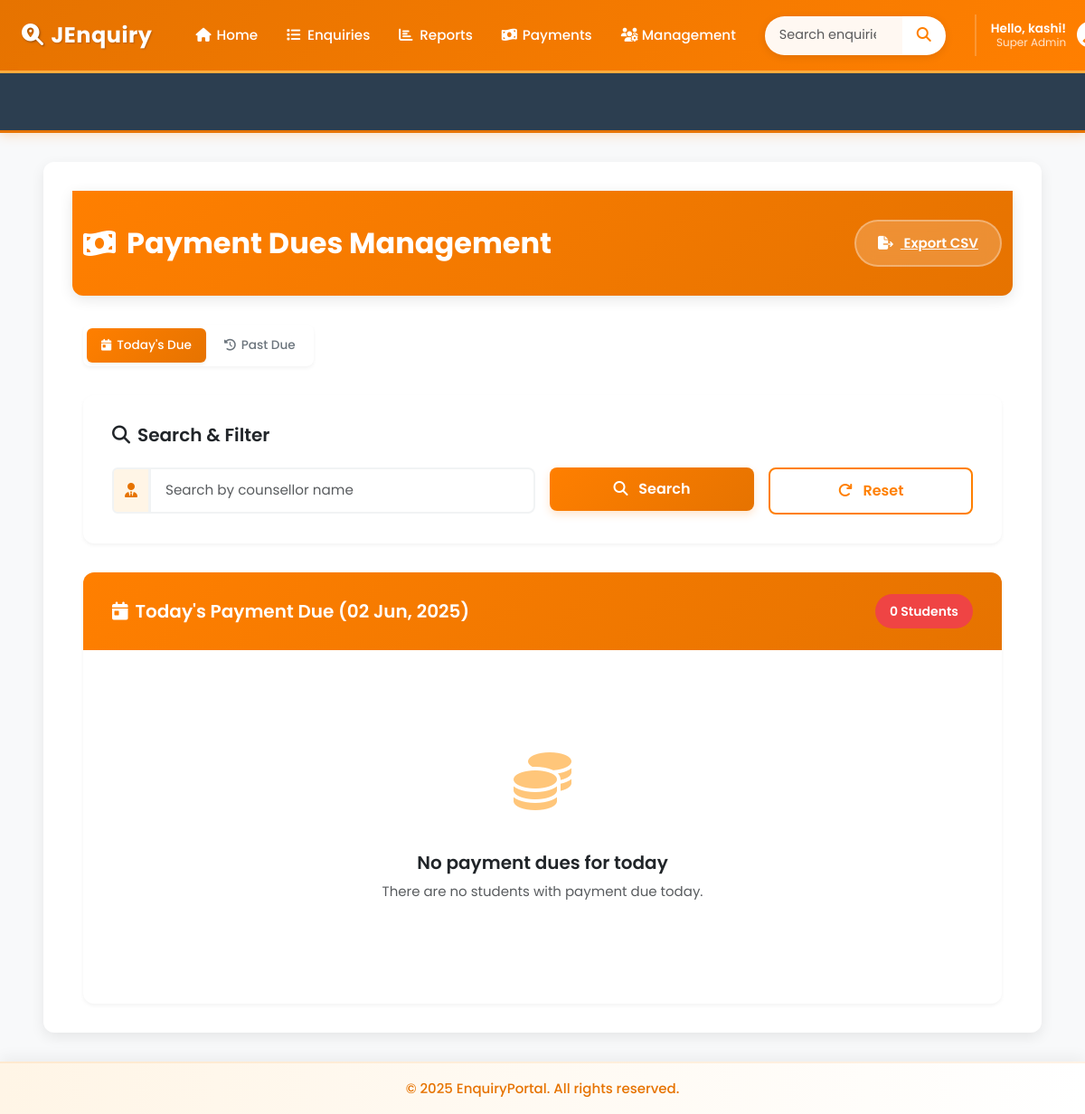
Page /payment-due/today/ (signed in) on the earlier database version.
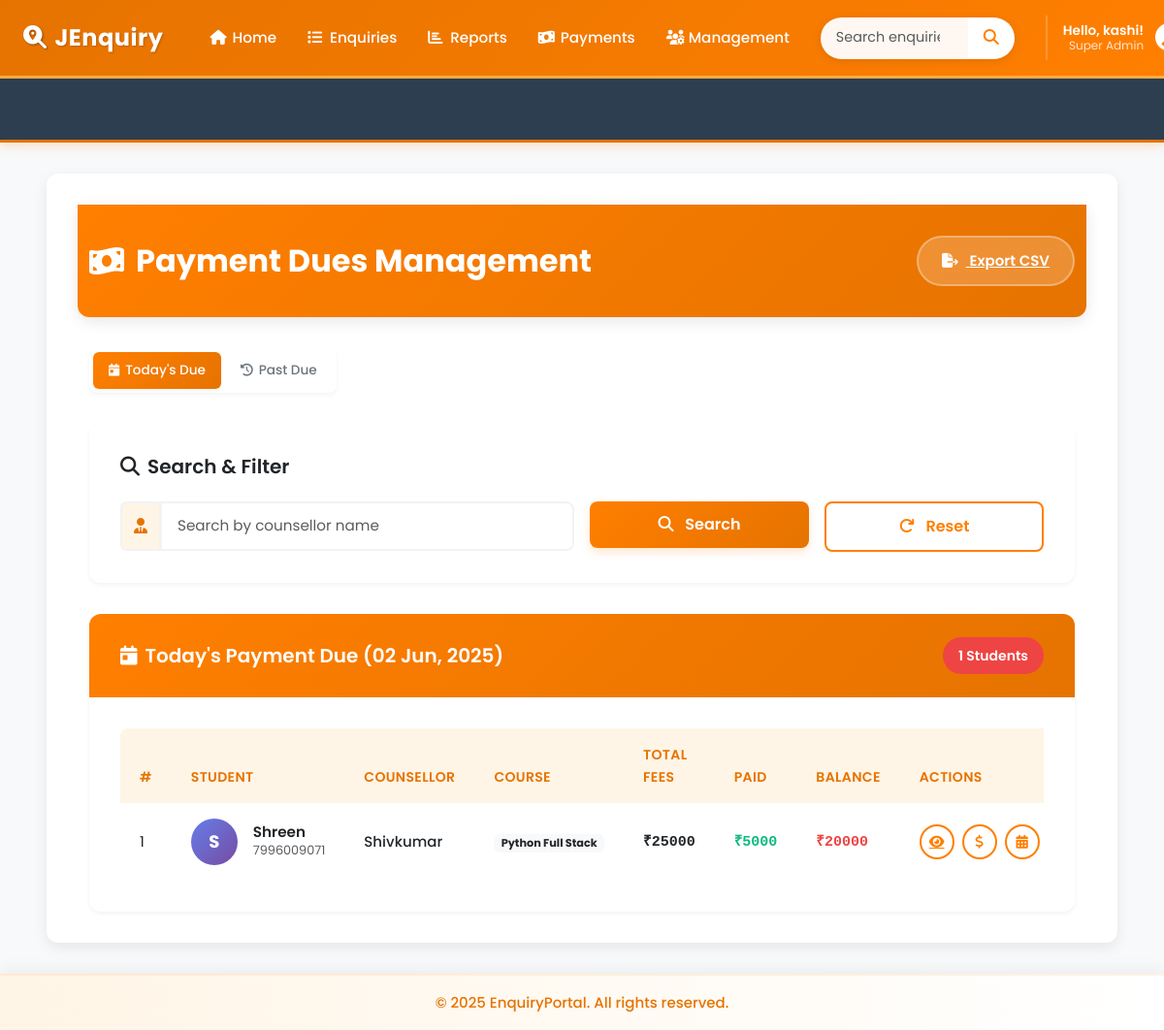
Same page on the later database version.
### enquiry/models.py (models this page shows, shortened)
class Enquiry(models.Model):
    STATUS_CHOICES = [
        ('joined', 'Joined'),
        ('pending', 'Pending'),
        ('dropout', 'Dropout'),
    ]
    SUBJECT_CHOICES = [
        ('java_full_stack', 'Java Full Stack'),
        ('python_full_stack', 'Python Full Stack'),
        ('other', 'Other'),
    ]
    ENQUIRY_TYPE_CHOICES = [
        ('someone_telephonic', 'Enquiry for Someone Telephonic'),
        ('direct_telephonic', 'Direct Enquiry Telephonic'),
        ('someone_walkin', 'Enquiry for Someone WalkIn'),
        ('direct_walkin', 'Direct Enquiry WalkIn'),
        ('telephonic_to_walkin', 'Telephonic To Walkin'),
    ]
    name = models.CharField(max_length=100)
    mobile = models.CharField(max_length=15, unique=True)
    subject = models.CharField(max_length=50, choices=SUBJECT_CHOICES)
    status = models.CharField(max_length=10, choices=STATUS_CHOICES, default='pending')
    enquiry_type = models.CharField(max_length=30, choices=ENQUIRY_TYPE_CHOICES, default='direct_telephonic')
    counsellor = models.ForeignKey(Counsellor, on_delete=models.CASCADE)
    created_at = models.DateTimeField(auto_now_add=True)
    followup_date = models.DateField(null=True, blank=True)
    enquiry_date = models.DateField(null=True, blank=True)
    parent_number = models.CharField(max_length=15, blank=True, null=True)
    fees_paid_date = models.DateField(null=True, blank=True)
    native_district_name=models.CharField(max_length=30,blank=True,null=True)
    target_fees = models.DecimalField(
        max_digits=12, decimal_places=2,
        null=True, blank=True,
        help_text="Total fees for the course"
    )
    fees_paid = models.DecimalField(
        max_digits=12, decimal_places=2,
        default=0.00,
        help_text="Total amount paid by the student"
    )
    fees_balance = models.DecimalField(
        max_digits=12, decimal_places=2,
        null=True, blank=True,
        help_text="Remaining balance (calculated automatically)"
    )
    due_date = models.DateField(
        null=True, blank=True,
        help_text="Deadline for full fees payment"
    )
    other_subject_name = models.CharField(
        max_length=100,
        blank=True,
        null=True,
        help_text="Specify the subject if 'Other' is selected"
    )
    college = models.ForeignKey(
        CollegeInfo,
        on_delete=models.SET_NULL,
        null=True,
        blank=True,
        related_name='enquiries'
    )
    VISIT_TYPE_CHOICES = [
        ('alone_walkin', 'Alone Walkin'),
        ('came_with_parents', 'Came with parents'),
        ('student_reference', 'Student Reference'),
        ('old_student_reference', 'Old Student Reference'),
        ('came_with_relatives', 'Came with relatives'),
    ]
    visit_type = models.CharField(
        max_length=30,
        choices=VISIT_TYPE_CHOICES,
        default='alone_walkin',
        help_text="How did the student come for enquiry?"
    )

class Counsellor(models.Model):
    name = models.CharField(max_length=100, unique=True)
    mobile = models.CharField(max_length=15)
    department = models.CharField(max_length=100)

### enquiry/views.py (the view)
# urls.py: path('payment-due/today/', views.payment_due_list, {'due_type': 'today'}, name='today_payment_due'),
@login_required(login_url='accounts:login')
def payment_due_list(request, due_type='today'):
    today = get_ist_time().date()
    queryset = Enquiry.objects.filter(
        status='joined'
    ).filter(
        Q(fees_paid__lt=F('target_fees'))
    ).select_related('counsellor').order_by('due_date')
    if due_type == 'today':
        queryset = queryset.filter(due_date=today)
    elif due_type == 'past':
        queryset = queryset.filter(due_date__lt=today)
    search_counsellor = request.GET.get('search_counsellor', '').strip()
    if search_counsellor:
        queryset = queryset.filter(counsellor__name__icontains=search_counsellor)
    paginator = Paginator(queryset, 20)
    page_number = request.GET.get('page')
    try:
        page_obj = paginator.page(page_number)
    except PageNotAnInteger:
        page_obj = paginator.page(1)
    except EmptyPage:
        page_obj = paginator.page(paginator.num_pages)
    context = {
        'title': 'Payment Dues',
        'page_obj': page_obj,
        'search_counsellor': search_counsellor,
        'due_type': due_type,
        'today': today,
    }
    return render(request, 'payment_due_list.html', context)

### enquiry/models.py (called while the page is built)
    @property
    def actual_collected(self):
        from .models import Enquiry
        total = Enquiry.objects.filter(
            fees_paid_date__year=self.year,
            fees_paid_date__month=self.month,
            fees_paid_date__isnull=False
        ).aggregate(Sum('fees_paid'))['fees_paid__sum'] or 0
        return total

### enquiry/views.py (called while the page is built)
def get_ist_time():
    return datetime.now(IST)

### template/payment_due_list.html (shortened to what the changed rows need)
{% extends 'base.html' %}
{% load static %}
{% load custom_filters %}
{% block extra_css %}
<link rel="stylesheet" href="https://cdn.jsdelivr.net/npm/flatpickr/dist/flatpickr.min.css">
{% endblock %}
{% block content %}
<div class="page-header">
    <div class="container">
        <div class="d-flex justify-content-between align-items-center">
            <h1 class="page-title">
                <i class="fas fa-money-bill-wave"></i>
                Payment Dues Management
            </h1>
        </div>
    </div>
</div>
<div class="container fade-in">
    <div class="data-card fade-in">
        <div class="card-header-custom">
            {% if due_type == 'today' %}
            <h5 class="card-title">
                <i class="fas fa-calendar-day"></i>
                Today's Payment Due ({{ today|date:"d M, Y" }})
            </h5>
            <span class="count-badge badge-today">
                {{ page_obj.paginator.count }} Students
            </span>
            {% endif %}
        </div>
        <div class="table-container">
            {% if page_obj %}
            <div class="table-responsive">
                <table class="table custom-table">
                    <thead>
                        <tr>
                            <th width="5%">#</th>
                            <th width="20%">Student</th>
                            <th width="12%">Counsellor</th>
                            <th width="12%">Course</th>
                            <th width="8%">Total Fees</th>
                            <th width="8%">Paid</th>
                            <th width="8%">Balance</th>
                            <th width="{% if due_type == 'past' %}17%{% else %}22%{% endif %}">Actions</th>
                        </tr>
                    </thead>
                    <tbody>
                        {% for student in page_obj %}
                        <tr class="slide-in"
                            style="animation-delay: {{ forloop.counter0|floatformat:1 }}00ms"
                            data-id="{{ student.id }}"
                            data-name="{{ student.name }}"
                            data-balance="{{ student.fees_balance }}"
                            data-due-date="{{ student.due_date|date:'Y-m-d' }}">
                            <td>{{ forloop.counter }}</td>
                            <td>
                                <div class="student-info">
                                    <div class="student-avatar" style="background: {% cycle 'linear-gradient(135deg, #667eea, #764ba2)' 'linear-gradient(135deg, #f093fb, #f5576c)' 'linear-gradient(135deg, #4facfe, #00f2fe)' 'linear-gradient(135deg, #43e97b, #38f9d7)' 'linear-gradient(135deg, #fa709a, #fee140)' %}">
                                        {{ student.name|slice:":1" }}
                                    </div>
                                    <div class="student-details">
                                        <h6>{{ student.name }}</h6>
                                        <p class="text-muted">{{ student.mobile }}</p>
                                    </div>
                                </div>
                            </td>
                            <td>
                                <span class="fw-medium">{{ student.counsellor.name }}</span>
                            </td>
                            <td>
                                <span class="badge bg-light text-dark">{{ student.get_subject_display }}</span>
                            </td>
                            <td>
                                <span class="amount">₹{{ student.target_fees|floatformat:0 }}</span>
                            </td>
                            <td>
                                <span class="amount amount-success">₹{{ student.fees_paid|floatformat:0 }}</span>
                            </td>
                            <td>
                                <span class="amount amount-danger">₹{{ student.fees_balance|floatformat:0 }}</span>
                            </td>
                            <td>
                                <div class="action-buttons">
                                   <a href="{% url 'enquiry:enquiry_details' student.id %}"
   class="btn-action btn-action-outline"
   title="View Details">
    <i class="fas fa-eye"></i>
</a>
                                    <button class="btn-action btn-action-outline update-payment-btn"
                                            data-bs-toggle="modal"
                                            data-bs-target="#updatePaymentModal"
                                            data-id="{{ student.id }}"
                                            data-name="{{ student.name }}"
                                            data-balance="{{ student.fees_balance }}"
                                            title="Update Payment">
                                        <i class="fas fa-dollar-sign"></i>
                                    </button>
                                    <button class="btn-action btn-action-outline update-date-btn"
                                            data-bs-toggle="modal"
                                            data-bs-target="#updateDueDateModal"
                                            data-id="{{ student.id }}"
                                            data-name="{{ student.name }}"
                                            data-due-date="{{ student.due_date|date:'Y-m-d' }}"
                                            title="Update Due Date">
                                        <i class="fas fa-calendar-alt"></i>
                                    </button>
                                </div>
                            </td>
                        </tr>
                        {% endfor %}
                    </tbody>
                </table>
            </div>
            {% else %}
            <div class="no-data">
                <div class="no-data-icon">
                    {% if due_type == 'today' %}
                    <i class="fas fa-coins"></i>
                    {% else %}
                    <i class="fas fa-check-circle"></i>
                    {% endif %}
                </div>
                <h5>
                    {% if due_type == 'today' %}
                    No payment dues for today
                    {% else %}
                    No past payment dues
                    {% endif %}
                </h5>
                <p class="text-muted">
                    {% if due_type == 'today' %}
                    There are no students with payment due today.
                    {% else %}
                    There are no students with overdue payments.
                    {% endif %}
                </p>
            </div>
            {% endif %}
        </div>
    </div>
</div>
{% endblock %}

Differences in the rows shown:
added Enquiry: name "S", name "Shreen", mobile "7996009071", counsellor.name "Shivkumar", subject "Python Full Stack", target_fees "25000", fees_paid "5000", fees_balance "20000"
Other differences:
{{ page_obj.paginator.count }}: "0" → "1"
text no longer shown: "No payment dues for today There are no students with payment due today."
text now shown: "# STUDENT COUNSELLOR COURSE TOTAL FEES PAID BALANCE ACTIONS"
